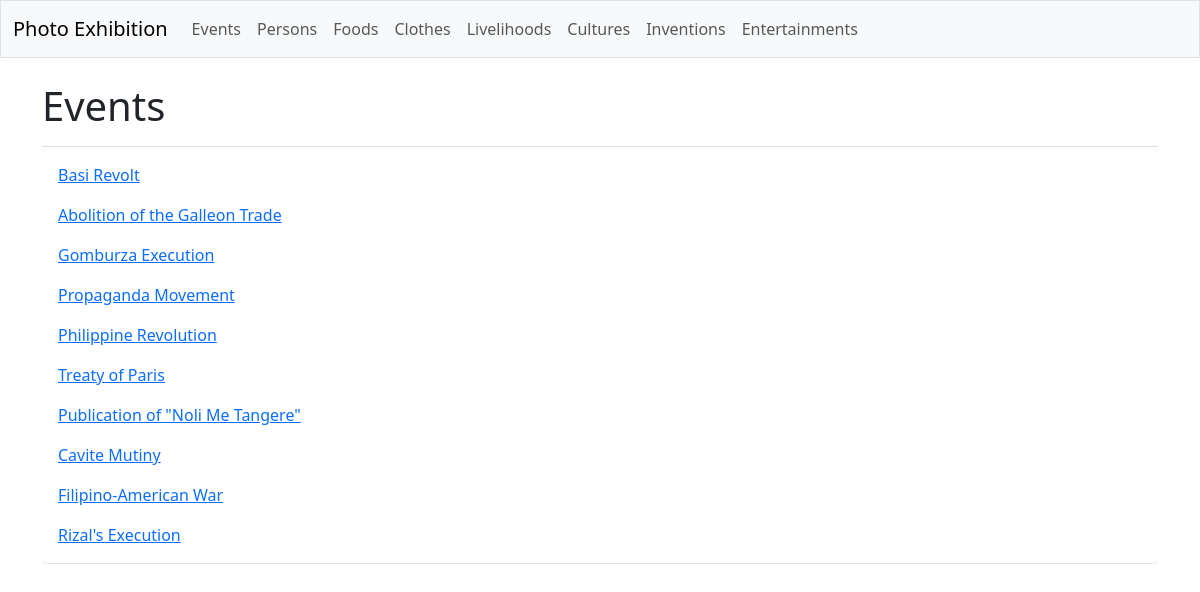
The app's page /galleries/events with its own data.
### galleries/models.py (models this page shows, shortened)
class Event(models.Model):
    event_text = models.CharField(max_length=200)

### galleries/views.py (the view)
# urls.py: path('events', views.events, name='events'),
def events(request):
    events = Event.objects.all()
    context = {'events': events}
    return render(request, 'galleries/events.html', context)

### galleries/templates/galleries/events.html
{% extends 'galleries/base.html' %}
{% block page_header %}
  <h1>Events</h1>
{% endblock page_header %}
{% block content %}
  <ul class="list-group border-bottom pb-2 mb-4">
    {% for event in events %}
      <li class="list-group-item border-0">
        <a href="{% url 'galleries:event_detail' event.id %}">
          {{ event.event_text }}</a>
      </li>
    {% empty %}
      <li class="list-group-item border-0">No events have been added yet.</li>
    {% endfor %}
  </ul>
{% endblock content %}

### records on screen
Event: event_text "Basi Revolt"
Event: event_text "Abolition of the Galleon Trade"
Event: event_text "Gomburza Execution"
Event: event_text "Propaganda Movement"
Event: event_text "Philippine Revolution"
Event: event_text "Treaty of Paris"
Event: event_text "Publication of \"Noli Me Tangere\""
Event: event_text "Cavite Mutiny"
Event: event_text "Filipino-American War"
Event: event_text "Rizal's Execution"
